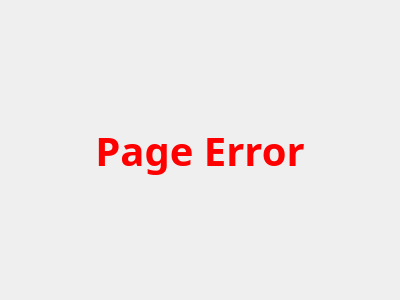
<?xml version="1.0" encoding="UTF-8"?>
<ui version="4.0">
 <class>Form</class>
 <widget class="QWidget" name="Form">
  <property name="geometry">
   <rect>
    <x>0</x>
    <y>0</y>
    <width>400</width>
    <height>300</height>
   </rect>
  </property>
  <property name="windowTitle">
   <string>Form</string>
  </property>
  <layout class="QGridLayout" name="gridLayout">
   <item row="0" column="0">
    <widget class="QLabel" name="label">
     <property name="font">
      <font>
       <family>Bahnschrift Light</family>
       <pointsize>30</pointsize>
       <weight>75</weight>
       <italic>false</italic>
       <bold>true</bold>
       <kerning>true</kerning>
      </font>
     </property>
     <property name="styleSheet">
      <string notr="true">color: rgb(255, 0, 0);</string>
     </property>
     <property name="text">
      <string>Page Error</string>
     </property>
     <property name="alignment">
      <set>Qt::AlignCenter</set>
     </property>
    </widget>
   </item>
  </layout>
 </widget>
 <resources/>
 <connections/>
</ui>
